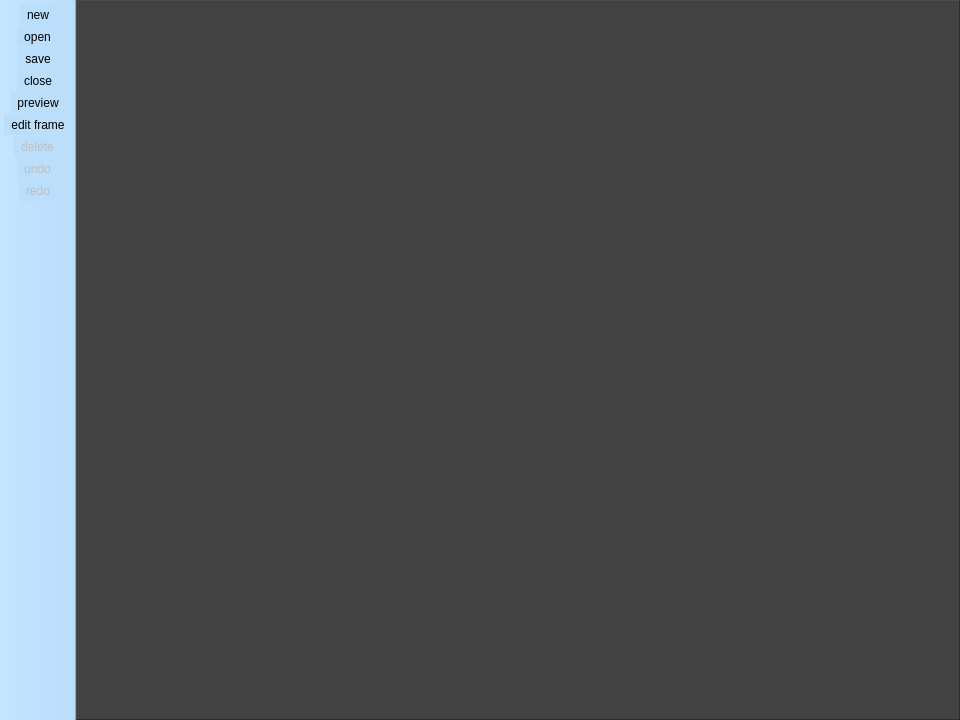
<?xml version="1.0" encoding="UTF-8"?>
<ui version="4.0">
 <class>MainWindow</class>
 <widget class="QMainWindow" name="MainWindow">
  <property name="geometry">
   <rect>
    <x>0</x>
    <y>0</y>
    <width>960</width>
    <height>720</height>
   </rect>
  </property>
  <property name="windowTitle">
   <string>MainWindow</string>
  </property>
  <property name="styleSheet">
   <string notr="true"/>
  </property>
  <widget class="QWidget" name="centralwidget">
   <layout class="QGridLayout" name="gridLayout">
    <property name="leftMargin">
     <number>0</number>
    </property>
    <property name="topMargin">
     <number>0</number>
    </property>
    <property name="rightMargin">
     <number>0</number>
    </property>
    <property name="bottomMargin">
     <number>0</number>
    </property>
    <property name="spacing">
     <number>0</number>
    </property>
    <item row="0" column="0">
     <widget class="View" name="view">
      <property name="styleSheet">
       <string notr="true">background-color: rgb(66, 66, 66);</string>
      </property>
      <property name="frameShape">
       <enum>QFrame::Panel</enum>
      </property>
      <property name="frameShadow">
       <enum>QFrame::Raised</enum>
      </property>
      <property name="lineWidth">
       <number>1</number>
      </property>
      <property name="midLineWidth">
       <number>0</number>
      </property>
      <property name="transformationAnchor">
       <enum>QGraphicsView::NoAnchor</enum>
      </property>
     </widget>
    </item>
   </layout>
  </widget>
  <widget class="QToolBar" name="toolBar">
   <property name="sizePolicy">
    <sizepolicy hsizetype="Fixed" vsizetype="Preferred">
     <horstretch>0</horstretch>
     <verstretch>0</verstretch>
    </sizepolicy>
   </property>
   <property name="minimumSize">
    <size>
     <width>0</width>
     <height>0</height>
    </size>
   </property>
   <property name="windowTitle">
    <string>toolBar</string>
   </property>
   <property name="styleSheet">
    <string notr="true">background-color: rgb(187, 222, 251);</string>
   </property>
   <property name="movable">
    <bool>false</bool>
   </property>
   <property name="allowedAreas">
    <set>Qt::AllToolBarAreas</set>
   </property>
   <property name="iconSize">
    <size>
     <width>36</width>
     <height>48</height>
    </size>
   </property>
   <property name="toolButtonStyle">
    <enum>Qt::ToolButtonFollowStyle</enum>
   </property>
   <property name="floatable">
    <bool>true</bool>
   </property>
   <attribute name="toolBarArea">
    <enum>LeftToolBarArea</enum>
   </attribute>
   <attribute name="toolBarBreak">
    <bool>false</bool>
   </attribute>
   <addaction name="action_new"/>
   <addaction name="action_open"/>
   <addaction name="action_save"/>
   <addaction name="action_close"/>
   <addaction name="action_preview"/>
   <addaction name="action_frame"/>
   <addaction name="action_delete"/>
   <addaction name="action_undo"/>
   <addaction name="action_redo"/>
  </widget>
  <action name="action_new">
   <property name="icon">
    <iconset resource="resource.qrc">
     <normaloff>:/actions/icons/new.png</normaloff>:/actions/icons/new.png</iconset>
   </property>
   <property name="text">
    <string>new</string>
   </property>
   <property name="toolTip">
    <string>new</string>
   </property>
  </action>
  <action name="action_save">
   <property name="icon">
    <iconset resource="resource.qrc">
     <normaloff>:/actions/icons/save.png</normaloff>:/actions/icons/save.png</iconset>
   </property>
   <property name="text">
    <string>save</string>
   </property>
   <property name="toolTip">
    <string>save</string>
   </property>
  </action>
  <action name="action_open">
   <property name="icon">
    <iconset resource="resource.qrc">
     <normaloff>:/actions/icons/open.png</normaloff>:/actions/icons/open.png</iconset>
   </property>
   <property name="text">
    <string>open</string>
   </property>
   <property name="toolTip">
    <string>open</string>
   </property>
  </action>
  <action name="action_preview">
   <property name="icon">
    <iconset resource="resource.qrc">
     <normaloff>:/actions/icons/preview.png</normaloff>:/actions/icons/preview.png</iconset>
   </property>
   <property name="text">
    <string>preview</string>
   </property>
   <property name="toolTip">
    <string>preview</string>
   </property>
  </action>
  <action name="action_undo">
   <property name="enabled">
    <bool>false</bool>
   </property>
   <property name="icon">
    <iconset resource="resource.qrc">
     <normaloff>:/actions/icons/undo.png</normaloff>:/actions/icons/undo.png</iconset>
   </property>
   <property name="text">
    <string>undo</string>
   </property>
   <property name="toolTip">
    <string>undo</string>
   </property>
   <property name="shortcut">
    <string>Ctrl+Z</string>
   </property>
  </action>
  <action name="action_redo">
   <property name="enabled">
    <bool>false</bool>
   </property>
   <property name="icon">
    <iconset resource="resource.qrc">
     <normaloff>:/actions/icons/redo.png</normaloff>:/actions/icons/redo.png</iconset>
   </property>
   <property name="text">
    <string>redo</string>
   </property>
   <property name="toolTip">
    <string>redo</string>
   </property>
   <property name="shortcut">
    <string>Ctrl+Y</string>
   </property>
  </action>
  <action name="action_close">
   <property name="icon">
    <iconset resource="resource.qrc">
     <normaloff>:/actions/icons/close.png</normaloff>:/actions/icons/close.png</iconset>
   </property>
   <property name="text">
    <string>close</string>
   </property>
   <property name="toolTip">
    <string>close document</string>
   </property>
  </action>
  <action name="action_delete">
   <property name="enabled">
    <bool>false</bool>
   </property>
   <property name="icon">
    <iconset resource="resource.qrc">
     <normaloff>:/actions/icons/delete.png</normaloff>:/actions/icons/delete.png</iconset>
   </property>
   <property name="text">
    <string>delete</string>
   </property>
   <property name="toolTip">
    <string>delete</string>
   </property>
  </action>
  <action name="action_frame">
   <property name="checkable">
    <bool>true</bool>
   </property>
   <property name="icon">
    <iconset resource="resource.qrc">
     <normaloff>:/actions/icons/frame.png</normaloff>:/actions/icons/frame.png</iconset>
   </property>
   <property name="text">
    <string>edit frame</string>
   </property>
   <property name="toolTip">
    <string>edit frame</string>
   </property>
  </action>
 </widget>
 <customwidgets>
  <customwidget>
   <class>View</class>
   <extends>QGraphicsView</extends>
   <header>widgets.h</header>
  </customwidget>
 </customwidgets>
 <resources>
  <include location="resource.qrc"/>
 </resources>
 <connections/>
</ui>
